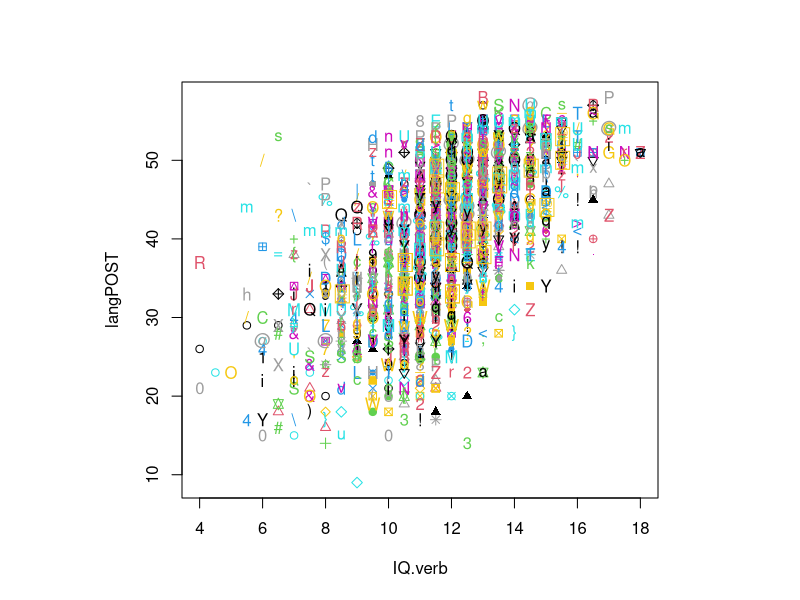
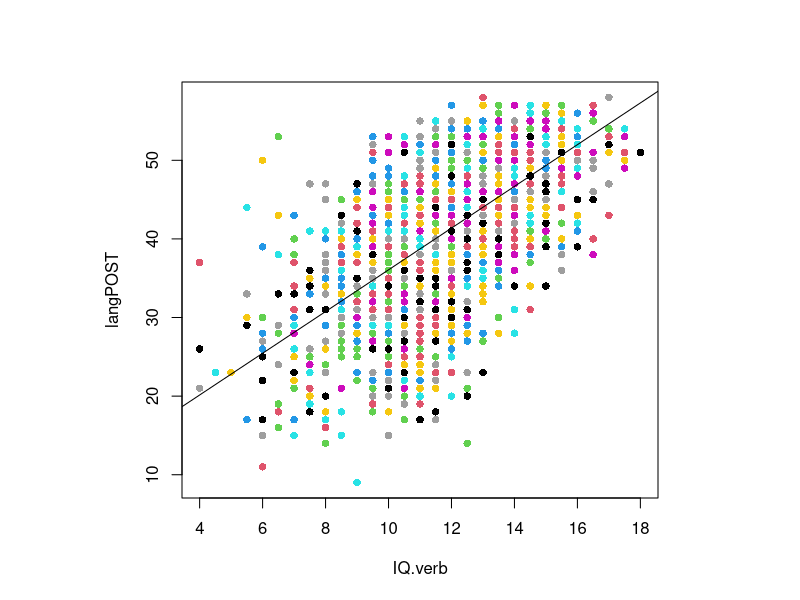
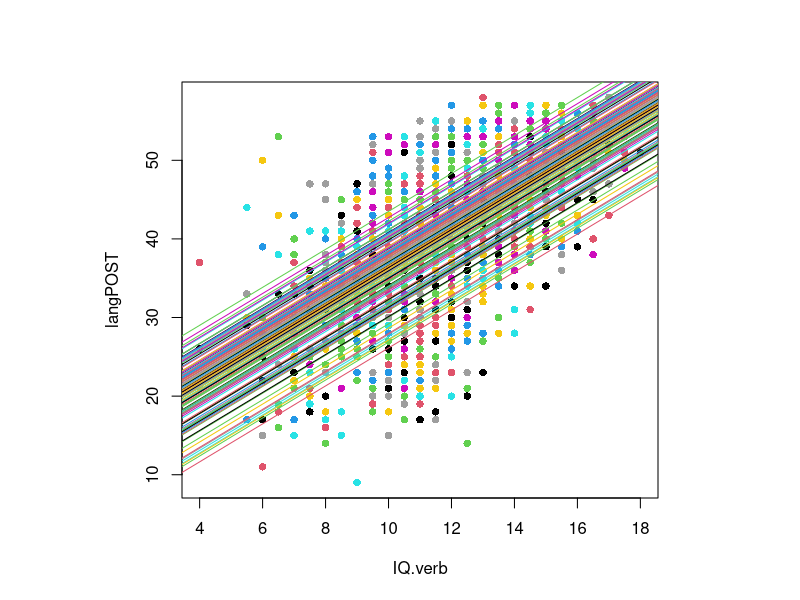
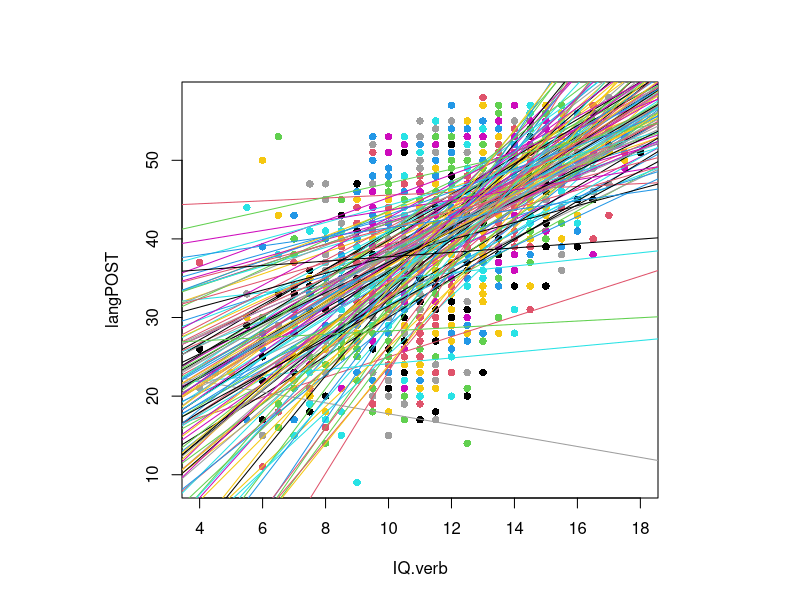
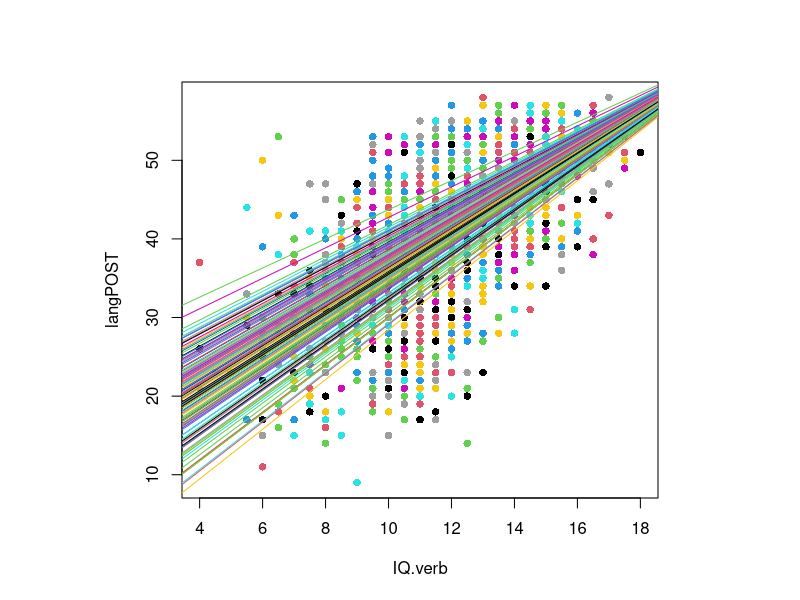
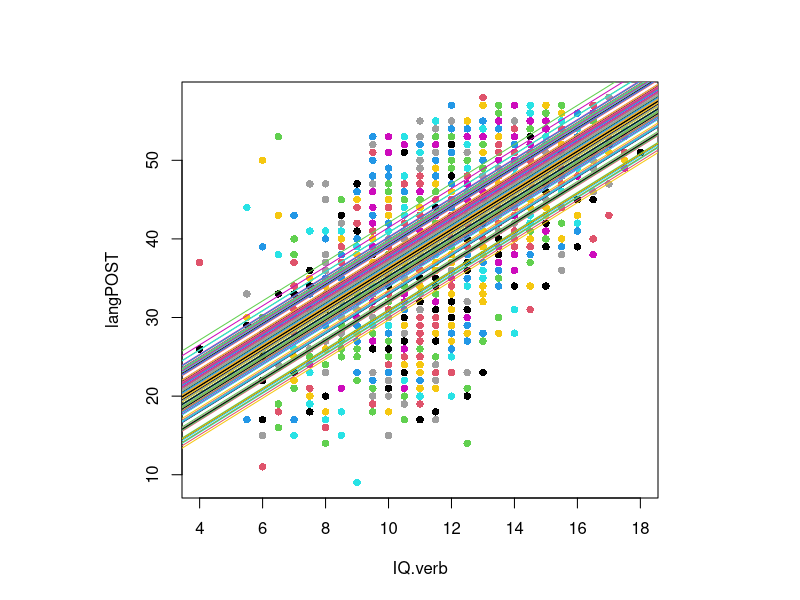
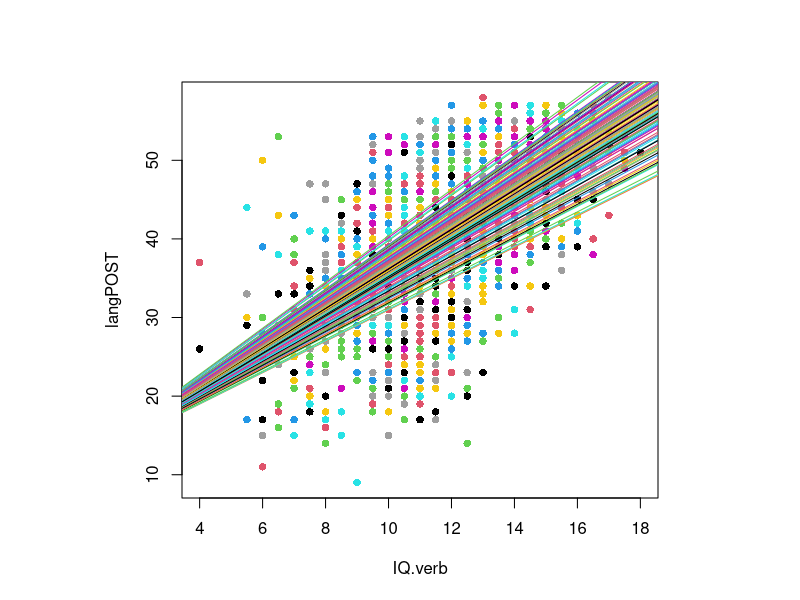

Generate these figures, in order, with R:
## ---- chunk 1
knitr::opts_chunk$set(collapse=TRUE, comment = "#>", fig.width=9, fig.height=6, eval=TRUE, echo=TRUE, results="verbatim", warning=FALSE)
## ---- chunk 2
d = nlme::bdf
head(d)
d$schoolNR     = factor(d$schoolNR, levels=unique(d$schoolNR), order=FALSE)
dim(d)
layout(1, respect=TRUE)
plot(langPOST~IQ.verb, d, col=d$schoolNR, pch=as.numeric(d$schoolNR))
table(d$schoolNR)

## ---- chunk 3
m0 = lm(langPOST~IQ.verb, d)
m1 = lm(langPOST~IQ.verb+schoolNR, d)
m2 = lm(langPOST~IQ.verb*schoolNR, d)
## ---- chunk 4
layout(1, respect=TRUE)

m0 = lm(langPOST~IQ.verb, d)
summary(m0)
plot(langPOST~IQ.verb, d, pch=16, col=d$schoolNR, lty=as.numeric(d$schoolNR))
abline(m0)

m1 = lm(langPOST~IQ.verb+schoolNR, d)
summary(m1)
plot(langPOST~IQ.verb, d, pch=16, col=d$schoolNR, lty=as.numeric(d$schoolNR))
abline(a=m1$coef[1]             , b=m1$coef[2], col=1)
n = length(levels(d$schoolNR))
for (i in 2:n) {
  abline(a=m1$coef[1] + m1$coef[i+1], b=m1$coef[2], col=i)  
}


m2 = lm(langPOST~IQ.verb*schoolNR, d)
summary(m2)
plot(langPOST~IQ.verb, d, pch=16, col=d$schoolNR, lty=as.numeric(d$schoolNR))
abline(a=m2$coef[1]             , b=m2$coef[2]              , col=1)
n = length(levels(d$schoolNR))
for (i in 2:n) {
  abline(a=m2$coef[1] + m2$coef[i+1], b=m2$coef[2] + m2$coef[n+i] , col=i)
}
# abline(a=m2$coef[1] + m2$coef[3], b=m2$coef[2] + m2$coef[7] , col=2)
# abline(a=m2$coef[1] + m2$coef[4], b=m2$coef[2] + m2$coef[8] , col=3)
# abline(a=m2$coef[1] + m2$coef[5], b=m2$coef[2] + m2$coef[9] , col=4)
# abline(a=m2$coef[1] + m2$coef[6], b=m2$coef[2] + m2$coef[10], col=5)

## ---- chunk 5
m4 = lme4::lmer(langPOST ~ IQ.verb + (IQ.verb | schoolNR), data=d)
## ---- chunk 6
layout(1, respect=TRUE)


m4 = lme4::lmer(langPOST ~ IQ.verb + (IQ.verb | schoolNR), data=d)
summary(m4)
coef(m4)
plot(langPOST~IQ.verb, d, pch=16, col=d$schoolNR, lty=as.numeric(d$schoolNR))
n = length(levels(d$schoolNR))
for (i in 1:n) {
  abline(a=coef(m4)$schoolNR[i,1], b=coef(m4)$schoolNR[i,2], col=i)
}
## ---- chunk 7
m6 = lme4::lmer(langPOST ~ IQ.verb + (1 | schoolNR), data = d)
m8 = lme4::lmer(langPOST ~ IQ.verb + (0+IQ.verb | schoolNR), data = d)
## ---- chunk 8
layout(1, respect=TRUE)

m6 = lme4::lmer(langPOST ~ IQ.verb + (1 | schoolNR), data = d)
summary(m6)
coef(m6)
plot(langPOST~IQ.verb, d, pch=16, col=d$schoolNR, lty=as.numeric(d$schoolNR))
n = length(levels(d$schoolNR))
for (i in 1:n) {
  abline(a=coef(m6)$schoolNR[i,1], b=coef(m6)$schoolNR[i,2], col=i)
}

m8 = lme4::lmer(langPOST ~ IQ.verb + (0+IQ.verb | schoolNR), data = d)
summary(m8)
coef(m8)
plot(langPOST~IQ.verb, d, pch=16, col=d$schoolNR, lty=as.numeric(d$schoolNR))
for (i in 1:n) {
  abline(a=coef(m8)$schoolNR[i,1], b=coef(m8)$schoolNR[i,2], col=i)
}
## ---- chunk 9
BIC(m0)
BIC(m1)
BIC(m2)
BIC(m4)
BIC(m6)
BIC(m8)
## ---- chunk 10
sessionInfo()
